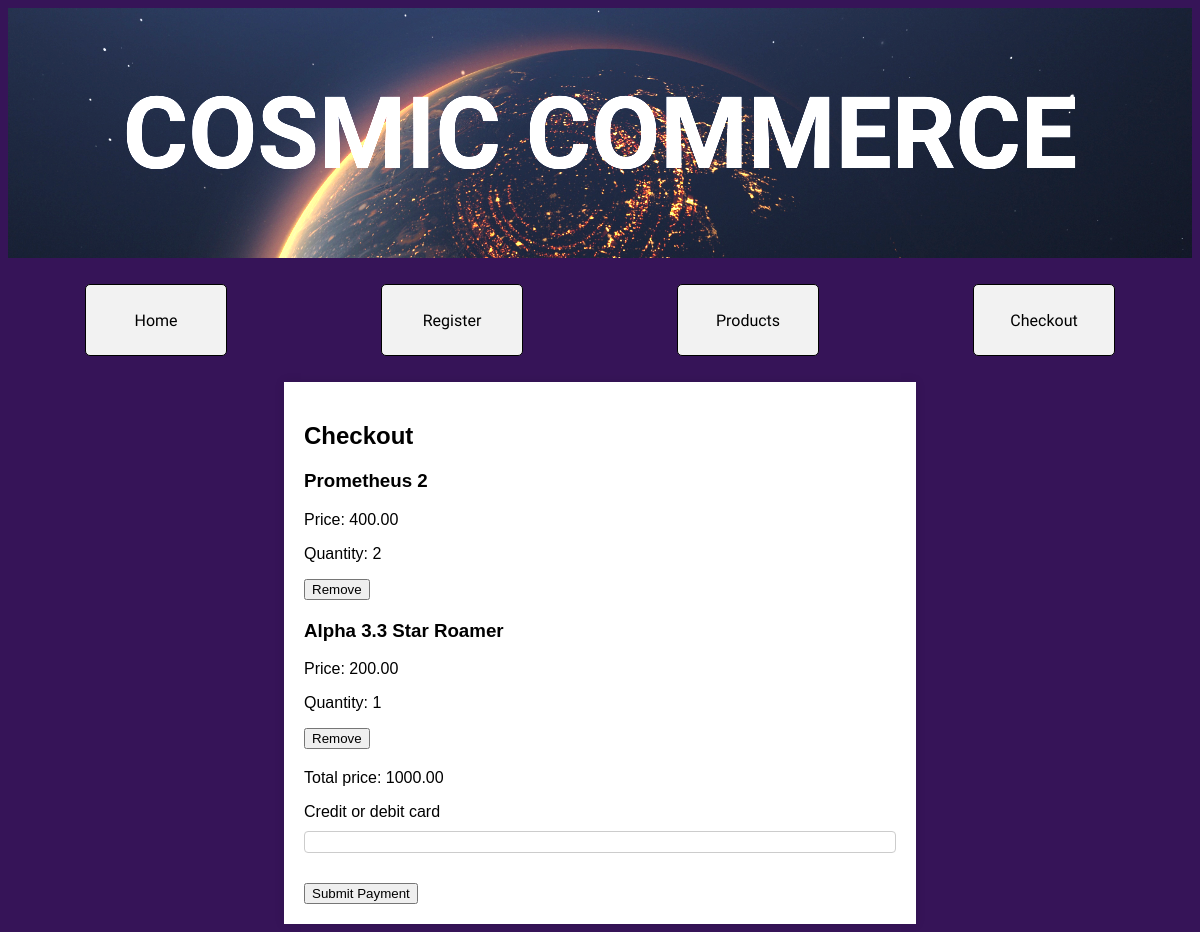
The app's page /payment/ (signed in), older data.
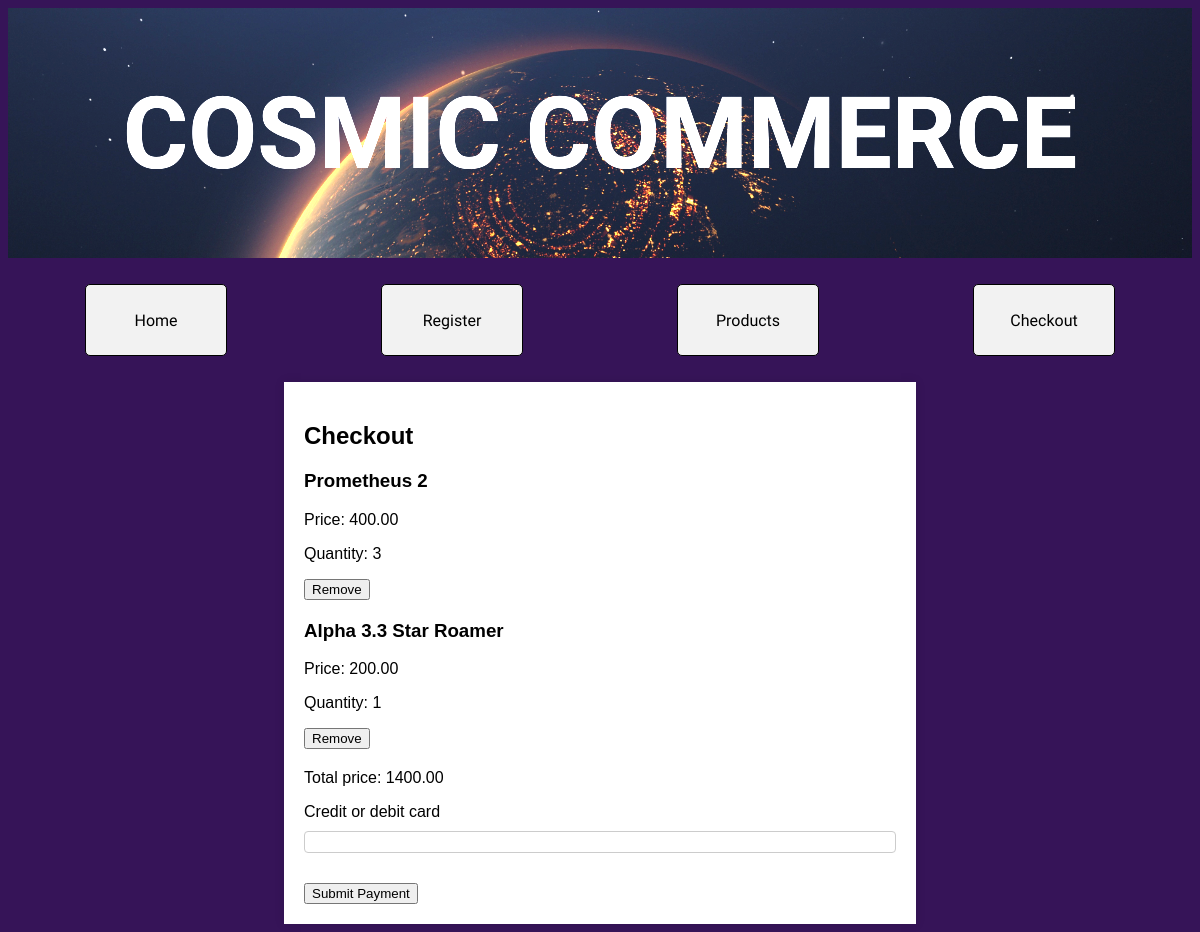
The same page, newer data.
### catalog/models.py (models this page shows, shortened)
class BasketItem(models.Model):
    product = models.ForeignKey(Product, on_delete=models.CASCADE)
    basket = models.ForeignKey(Basket, on_delete=models.CASCADE)
    quantity = models.PositiveIntegerField(default=1)

class Basket(models.Model):
    user = models.OneToOneField(User, on_delete=models.CASCADE)
    items = models.ManyToManyField(Product, through='BasketItem')
    def get_total_price(self):
        return sum(item.product.price * item.quantity for item in self.basketitem_set.all())

class Product(models.Model):
    image = models.ImageField(upload_to='products/')
    title = models.CharField(max_length=200, default='Default Title')
    description = models.TextField()
    price = models.DecimalField(max_digits=6, decimal_places=2)
    category = models.ForeignKey(Category, null=True, blank=True, on_delete=models.CASCADE)
    featured = models.BooleanField(default=False)

### catalog/views.py (the view)
# urls.py: path('payment/', views.payment, name='payment'),
def payment(request):
    return render(request, 'catalog/payment.html')

### catalog/context_processors.py (called while the page is built)
def basket(request):
    if request.user.is_authenticated:
        basket, created = Basket.objects.get_or_create(user=request.user)
        return {'basket': basket}
    else:
        return {}

### catalog/templates/catalog/payment.html (shortened to what this page needs)
{% load static %}
<!DOCTYPE html>
<html>
<head>
    <link rel="stylesheet" type="text/css" href="{% static 'catalog/css/style.css' %}">
</head>
<body>
    <header class="site-header">
        <h1>COSMIC COMMERCE</h1>
    </header>
    <section class="site-nav">
        <nav>
            <ul>
                <li><a href="{% url 'index' %}">Home</a></li>
                <li><a href="{% url 'register' %}">Register</a></li>
                <li><a href="{% url 'products' %}">Products</a></li>
                <li><a href="{% url 'checkout' %}">Checkout</a></li>
            </ul>
        </nav>
    </section>
    <div class="checkout-basket">
        <h2>Checkout</h2>
        <ul>
            {% for item in basket.basketitem_set.all %}
                <li>
                    <h3>{{ item.product.title }}</h3>
                    <p>Price: {{ item.product.price }}</p>
                    <p>Quantity: {{ item.quantity }}</p>
                    <form method="post" action="{% url 'remove_from_basket' item.id %}">
                        <input type="submit" value="Remove">
                    </form>
                </li>
            {% empty %}
                <li>Your basket is empty</li>
            {% endfor %}
        </ul>
        <p>Total price: {{ basket.get_total_price }}</p>
        <form action="{% url 'charge' %}" method="post" id="payment-form">
            <div class="form-row">
                <label for="card-element">
                    Credit or debit card
                </label>
                <div id="card-element">
                </div>
            </div>
            <button>Submit Payment</button>
    </div>
</body>
</html>

Row changes from the older to the newer data that the page shows:
changed BasketItem "Prometheus 2": quantity "2" → "3"
changed through a linked row, Basket: get_total_price "1000.00" → "1400.00"
